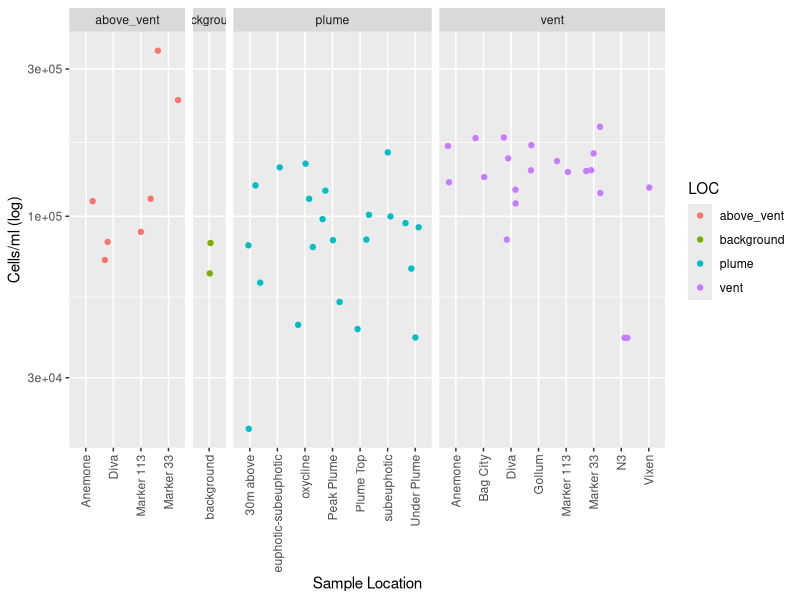
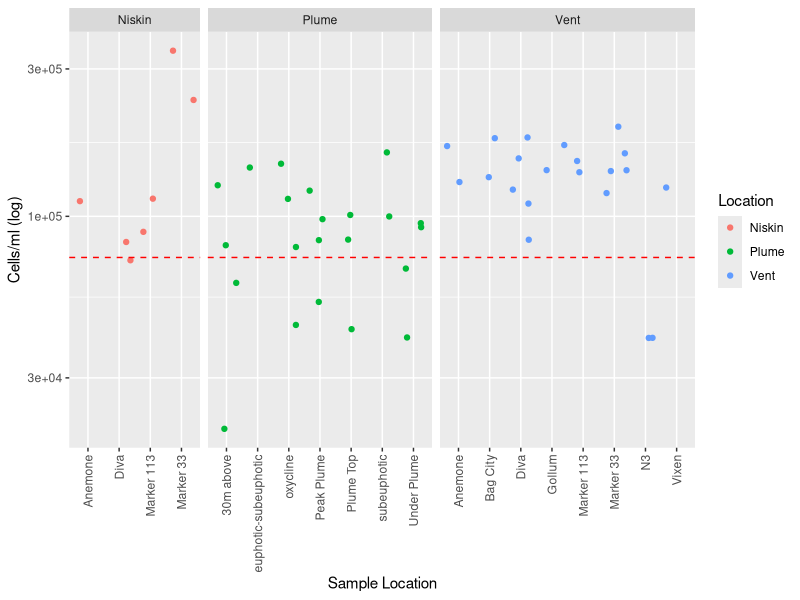
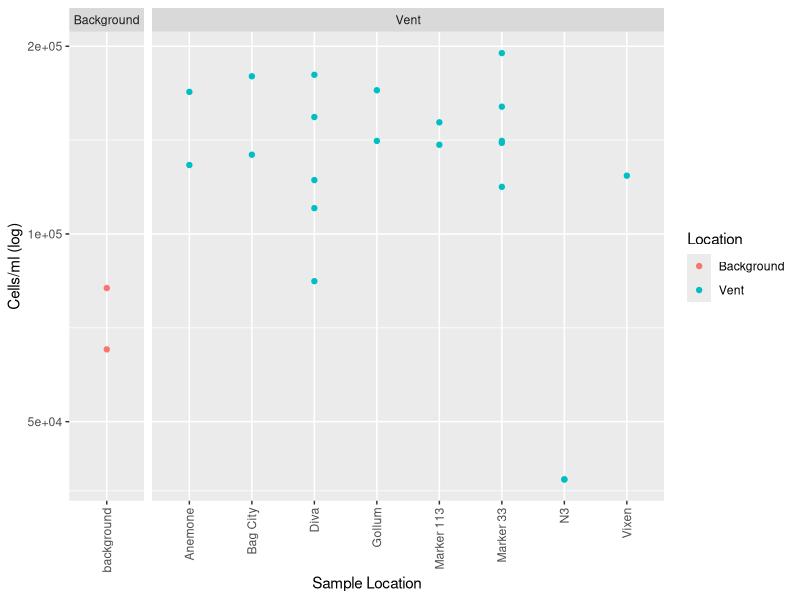
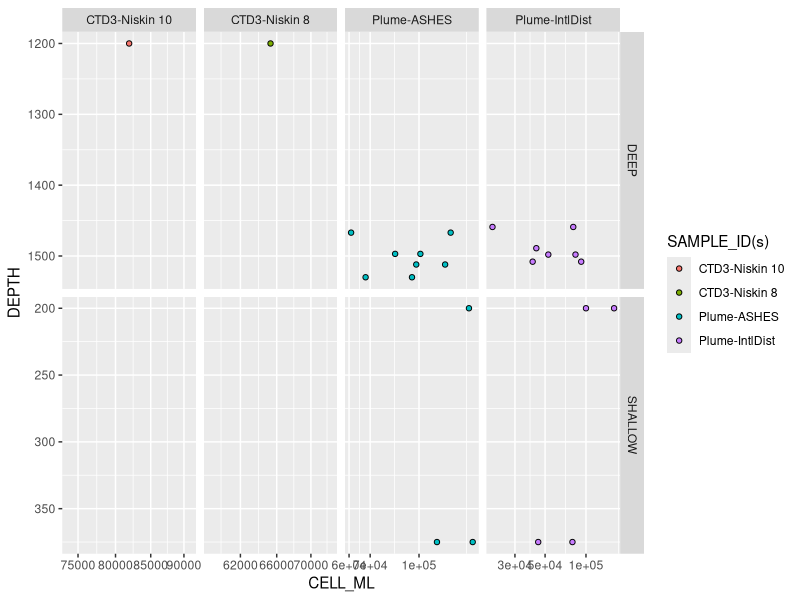

These charts were generated, in order, by the following R code:
## ---- chunk 1
library(tidyverse)
library(readr)
Axialcellcounts <- read_csv("input-data/Axialcellcounts.csv")
View(Axialcellcounts)

is.na(Axialcellcounts) <- Axialcellcounts == "n/a" #Changes character "n/a" to a true NA

counts <- Axialcellcounts %>%
  filter(!is.na(CELL_ML))
## ---- chunk 2
?geom_jitter

library(ggplot2)

str(counts) #check structure of data. CELL_ML is col_character() so must convert to numeric
counts$CELL_ML <- as.numeric(counts$CELL_ML)
## ---- chunk 3
ggplot(counts, aes(x = VENT, y = CELL_ML, color = LOC)) +
  geom_jitter() + 
  scale_y_log10() +
  theme(axis.text.x = element_text(angle = 90, hjust = 1, vjust = 0.5)) +
  facet_grid(cols=vars(LOC), space = "free", scales = "free") +
  labs(x = "Sample Location", y = "Cells/ml (log)")

## ---- chunk 4
#Remove uneccesary columns & rename column LOC to LOCATION
refinedcounts <- counts %>% select(-"lOCATION") %>%
  filter( LOC != "background")

names(refinedcounts)[names(refinedcounts) == "LOC"] <- "Location"

# Calculate the average of y
(81900 + 65300) / 2
average_background <- 73600

# Add a horizontal line for the average of y
#plot + geom_hline(yintercept = average_background, color = "red", linetype = "dashed")

#Rename above_vent to niskin
refinedcounts$Location[refinedcounts$Location == "above_vent"] <- "Niskin"
refinedcounts$Location[refinedcounts$Location == "plume"] <- "Plume"
refinedcounts$Location[refinedcounts$Location == "vent"] <- "Vent"

ggplot(refinedcounts, aes(x = VENT, y = CELL_ML, color = Location)) +
  geom_jitter() + 
  scale_y_log10() +
  theme(axis.text.x = element_text(angle = 90, hjust = 1, vjust = 0.5)) +
  facet_grid(cols=vars(Location), space = "free", scales = "free") +
  labs(x = "Sample Location", y = "Cells/ml (log)") + 
  geom_hline(yintercept = average_background, color = "red", linetype = "dashed")

## ---- chunk 5
ventcounts <- counts %>% select(-"lOCATION") %>%
  filter( LOC != "plume") %>% filter(LOC != "above_vent")

names(ventcounts)[names(ventcounts) == "LOC"] <- "Location"
ventcounts$Location[ventcounts$Location == "background"] <- "Background"
ventcounts$Location[ventcounts$Location == "vent"] <- "Vent"

ggplot(ventcounts, aes(x = VENT, y = CELL_ML, color = Location)) +
  geom_point() + 
  scale_y_log10() +
  theme(axis.text.x = element_text(angle = 90, hjust = 1, vjust = 0.5)) +
  facet_grid(cols=vars(Location), space = "free", scales = "free") +
  labs(x = "Sample Location", y = "Cells/ml (log)")

## ---- chunk 6

## ---- chunk 7
str(Axialcellcounts)
#Filter by plume samples we want and background
#Plot depth by cell count
#subset samples that have plume and in vent have background
#grepl looks for plume anywhere
counts %>% 
  filter(grepl("Plume", `SAMPLE_ID(s)`) | VENT == "background") %>% 
  mutate(WATER_COLUMN_CATEGORY = case_when(
    DEPTH > 1000 ~ "DEEP",
    DEPTH < 450 ~ "SHALLOW"
  )) %>%
  ggplot(aes(x = CELL_ML, y = DEPTH, fill = `SAMPLE_ID(s)`)) +
  geom_point(shape=21, color = "black") +
    scale_x_log10() +
    scale_y_reverse() +
    facet_grid(rows = vars(WATER_COLUMN_CATEGORY), cols = vars(`SAMPLE_ID(s)`), scales = "free")
  
  
